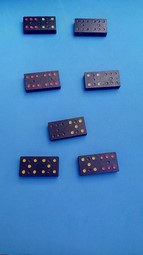
%> input picture praticas/projetoFinal_TuanyMariah/aquisicao/im (1).jpg, 143 x 255 px, given in place of img (1).jpg, which was not available
$ octave projetoFinal.m   (GNU Octave 9; MATLAB toolbox functions it lacks are replaced by stand-ins)
%> lines starting %> are read from the running program, lines starting %| are printed output that depends on the picture; in (x1, y1, x2, y2) boxes, pixels count from 0 and x2, y2 are one past the last pixel; in counts of white or black regions, pixels touching at a corner belong together; the program's own positions count from 1; pictures that were not available may be replaced by others from this repository, and a replacement may not be noted
### praticas/projetoFinal_TuanyMariah/codigo/aumentaBrilho.m
function B = aumentaBrilho(im)
  for i=1:size(im,1)
    for j=1:size(im,2)
     B(i,j,:) = im(i,j,:)-(im(i,j,:)* 0.5);
    endfor
  endfor
endfunction

### praticas/projetoFinal_TuanyMariah/codigo/separaAzul.m
function A = separaAzul(im)
  b = im(:,:,3);
  r = im(:,:,1);
  A = b-r;
endfunction

### praticas/projetoFinal_TuanyMariah/codigo/limiar.m
function l = limiar(his)
  %Pegando o segundo maior pico do histograma
  pico2 = 0;
  indicePico2 = 0; %indice do segundo maior pico encontrado
  for i=2:256
     if(his(i)>pico2)
        pico2 = his(i);
        indicePico2 = i;
   end
  end

  %Procurando o vale entre os dois picos do histograma
  vale = max(his); %valor do maior pico
  l = 0;
  for i=2:indicePico2
     if(his(i) < vale)
        vale = his(i);
        l = i;
    end
  end
endfunction

### praticas/projetoFinal_TuanyMariah/codigo/binariza.m
#{
function A = binariza(im,l)
  for i = 1: size(im, 1)
    for j = 1: size(im, 2)
      if im(i,j)>l
        A(i,j) = 1;
      else
        A(i,j) = 0;
      endif
    endfor
  endfor
endfunction
#}
function bin = binariza(im, indiceVale)
  bin = ~(im>indiceVale);
endfunction

### praticas/projetoFinal_TuanyMariah/codigo/erode.m
function C = erode(im)
  B = [1 1 1; 1 1 1; 1 1 1];
  C = im;
  for i=2:size(im,1)-1
    for j=2:size(im,2)-1
      if(im(i,j)==1) %se o pixel central da vizinhanca de A = 1, deve ser analizado
        vizA = [im(i-1,j-1) im(i-1,j) im(i-1,j+1);...
              im(i,j-1) im(i,j) im(i,j+1);...
              im(i+1,j-1) im(i+1,j) im(i+1,j+1)];
        if (sum(sum(vizA==B))!=9) % se todos os pixels sao iguais entre a vizinhancade A e B
          C(i,j)=0;
        end
      end
    end
  end

endfunction

### praticas/projetoFinal_TuanyMariah/codigo/separaObjetos.m
function imNova = separaObjetos(rotulo,vetor,qtdD)
  cont = 1;
  for k=2:qtdD+1
    for i=1:size(rotulo,1)
      for j=1:size(rotulo,2)
        if(vetor(k) == rotulo(i,j))
          imNova(i,j,cont) = 1;
        else
          imNova(i,j,cont) = 0;
        endif
      endfor
    endfor
    cont++;
  endfor
endfunction

### praticas/projetoFinal_TuanyMariah/codigo/segmentacao.m
function domino = segmentacao(dominocolorido,A,erodir0)
  domino = dominocolorido;
  for i = 1: size(A, 1)
    for j = 1: size(A, 2)
      if erodir0(i,j)==1
        domino(i,j,:) = dominocolorido(i,j,:);
      else
        domino(i,j,:) = 0;
      endif
    endfor
  endfor
endfunction

### praticas/projetoFinal_TuanyMariah/codigo/binarizacadapeca.m
function A = binarizacadapeca(recuperabolinhas, pSep)
  for i = 1: size(recuperabolinhas, 1)
    for j = 1: size(recuperabolinhas, 2)
      if recuperabolinhas(i,j) < 40 && pSep(i,j) == 1
        A(i,j) = 1;
      else
        A(i,j) = 0;
      endif
    endfor
  endfor
endfunction

### praticas/projetoFinal_TuanyMariah/codigo/dilata.m
function dilatacao = dilata(im)
  dilatacao = im;
  for i = 2: size(im,1)-1
      for j = 2: size(im,2)-1
        if(im(i,j) == 1)
          dilatacao(i+1, j-1) = 1;
          dilatacao(i, j-1) = 1;
          dilatacao(i-1, j-1) = 1;
          dilatacao(i+1, j) = 1;
          dilatacao(i-1, j) = 1;
          dilatacao(i+1, j+1) = 1;
          dilatacao(i, j+1) = 1;
          dilatacao(i-1, j+1) = 1;
        endif
      endfor
    endfor
endfunction

### praticas/projetoFinal_TuanyMariah/codigo/projetoFinal.m
clear all
close all
pkg load image
qtdTotal = 0;
descritores = [];
cont =1;
for k = 1:5
  nomeImagem = strcat('img (',num2str(k),').jpg');

  disp(':::: IMAGEM ::::')
  disp(k)
  dominocolorido = imread(strcat('C:\Users\Tuany Mariah\Desktop\aquisicaoDomino3\',nomeImagem));
%> dominocolorido is the input picture: size 255x143x3 uint8; mean R, G, B 71, 133.9, 192.5
  #figure('name','imagem domino original'), imshow(dominocolorido)

  B = aumentaBrilho(dominocolorido);
%> after the loop in aumentaBrilho, `for i=1:size(im,1)`:
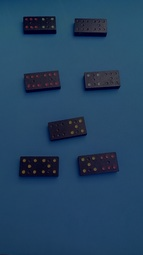
%> B: size 255x143x3 uint8; mean R, G, B 35.2, 66.7, 96
  #figure('name','imagem domino com o brilho aumentado em 50%'), imshow(B)

  saida = separaAzul(B);
%> in separaAzul, `A = b-r;`:
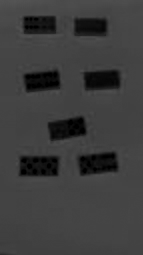
%> A: size 255x143 uint8; min 0, max 84, mean 60.8
  #dominocinza = rgb2gray(B);
  #figure('name','imagem domino em tons de cinza'), imshow(dominocinza)

  hist = imhist(saida);
%> hist = 256 values, max 6491 at index 69, min 0 at index 86, mean 142.4
  lim = limiar(hist);
%> the loop in limiar, `for i=2:256` made 255 passes
%> pico2 on passes 1, 2, 3, 4, 5, 6, 7, 8, 9, 16: 40, 44, 54, 56, 59, 108, 116, 175, 192, 201
%> after the loop in limiar, `for i=2:256`: indicePico2 = 69; pico2 = 6491
%> the loop in limiar, `for i=2:indicePico2` made 68 passes
%> vale on passes 1, 43, 45: 40, 33, 28
%> lim = 46

  A = binariza(saida,lim);
%> in binariza, `bin = ~(im>indiceVale);`:
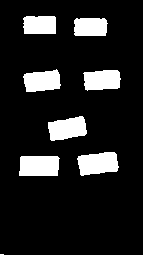
%> bin: size 255x143 logical; 13.1% white; 8 white regions (1 under 20 px), largest, box (x1, y1, x2, y2) and area: (77, 152, 119, 176) 778, (19, 156, 60, 176) 778, (48, 116, 87, 141) 716
  #figure('Name','Imagem Binaria'), imshow(A, [0 1])

  erodir0 = erode(A);
%> after the loop in erode, `for i=2:size(im,1)-1`:
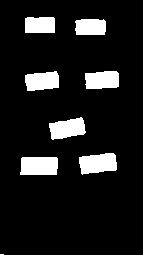
%> C: size 255x143 logical; 10.8% white; 8 white regions (1 under 20 px), largest, box (x1, y1, x2, y2) and area: (20, 157, 58, 175) 661, (79, 153, 117, 175) 650, (49, 117, 86, 140) 592
%> after the loop in erode, `for i=2:size(im,1)-1`: vizA = [true true true; true true false; false false false]
  #figure('name','imagem domino erodida 0x'), imshow(erodir0)

  erodir1 = erode(erodir0);
%> after the loop in erode (call 2), `for i=2:size(im,1)-1`:
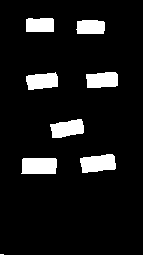
%> C: size 255x143 logical; 8.9% white; 8 white regions (1 under 20 px), largest, box (x1, y1, x2, y2) and area: (21, 158, 57, 174) 553, (80, 154, 116, 173) 535, (50, 119, 84, 138) 476
%> after the loop in erode (call 2), `for i=2:size(im,1)-1`: vizA = [true true true; false true false; false false false]
  #figure('name','imagem domino erodida 1x'), imshow(erodir1)

  [rotulo,qtdD] = bwlabel(erodir1); #rotular e contar objetos
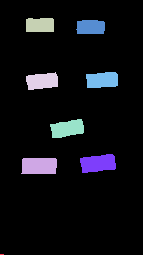
%> rotulo: size 255x143 double; 9 distinct labels, from 0 to 8; one colour per label, 0 black
%> qtdD = 8
  figure('name','Objetos')
  imshow(rotulo,[]);

  colormap(jet), colorbar;
  vetor = unique(rotulo);
%> vetor = [0; 1; 2; 3; 4; 5; 6; 7; 8]
  title([strcat('Quantidade de Pecas: ',int2str(qtdD))])
  pSep = separaObjetos(rotulo,vetor,qtdD);#separa objetos
%> the loop in separaObjetos, `for k=2:qtdD+1` made 8 passes
  teste = regionprops(pSep);
%> teste = 1 region; Area and Centroid: 3229 [69 104 5]
  #disp(teste);
  #disp('Quantidade de Domino')
  #disp(qtdD)
  descritores = zeros(qtdD,1);

  domino = segmentacao(B, A, erodir1);#segmenta todas as pecas da imagem
  figure('name','imagem domino segmentada'), imshow(domino)

  #o for abaixo serve para printar todas as imagens separadas
  for i=1:qtdD
   #disp(i);
   #figure(i), imshow(pSep(:,:,i))
  endfor
%> this loop made 8 passes

  #segmentacao das imagens separadas, para "recuperar" as bolinhas de cada peca
  for i=1:qtdD
   recuperabolinhas = segmentacao(B, A, pSep(:,:,i));#segmenta
   figure('name','imagem domino separada e segmentada para a recuperacao das bolinhas'), imshow(recuperabolinhas)

   #colocando as imagens separadas e segmentadas em tons de cinza
   #bolinhascinza = rgb2gray(recuperabolinhas);
   #figure('name','imagem domino separada e segmentada em tons de cinza'), imshow(bolinhascinza)

   #binarizando cada peca

   bolinhasbw = binarizacadapeca(recuperabolinhas,pSep(:,:,i));
   #figure('name','imagem domino separada e segmentada binarizada'), imshow(bolinhasbw, [0 1])

   #dilatando cada peca cada peca
   dilatacaobolinha = dilata(bolinhasbw);
   #figure('name','imagem domino separada dilatada 1 vez'), imshow(dilatacaobolinha)

   erodirboliha = erode(dilatacaobolinha);
   #figure('name','imagem domino separada e erodida 1 vez'), imshow(dilatacaobolinha)

   erodirboliha1 = erode(erodirboliha);
   #figure('name','imagem domino separada e erodida 2 vez'), imshow(erodirboliha1)

   erodirboliha2 = erode(erodirboliha1);
   #figure('name','imagem domino separada e erodida 3 vez'), imshow(erodirboliha2)

   erodirboliha3 = erode(erodirboliha2);
   figure('name','imagem domino separada e erodida 4 vez'), imshow(erodirboliha3)

   [rotuloP,qtdP] = bwlabel(erodirboliha3); #rotular e contar objetos
   #disp('Quantidade Total de Bolinhas')
   qtdP1 = qtdP - 2;
   #disp(qtdP1)
   figure('name','Bolinhas do Domino')
   imshow(rotuloP,[]);
   colormap(jet), colorbar;
   title([strcat('Quantidade de Bolinhas: ',int2str(qtdP1))])

   if qtdP1 == 1
     disp('A sua peca eh uma 1x0')
   elseif qtdP1 == 2
     disp('A sua peca pode ser uma 1x1 ou 2x0')
   elseif qtdP1 == 3
     disp('A sua peca pode ser uma 1x2 ou 0x3 ')
   elseif qtdP1 == 4
     disp('A sua peca pode ser uma 3x1, 0x4 ou 2x2')
   elseif qtdP1 == 5
     disp('A sua peca pode ser uma 0x5, 4x1 ou 2x3')
   elseif qtdP1 == 6
     disp('A sua peca pode ser uma 1x5,3x3,0x6 ou 4x2,')
   elseif qtdP1 == 7
     disp('A sua peca pode ser uma 2x5,6x1 ou 4x3')
   elseif qtdP1 == 8
     disp('A sua peca pode ser uma 5x3, 6x2 ou 4x4')
   elseif qtdP1 == 9
     disp('A sua peca pode ser uma 4x5 ou 6x3')
   elseif qtdP1 == 10
     disp('A sua peca pode ser uma 5x5 ou 6x4')
   elseif qtdP1 == 11
     disp('A sua peca eh uma 6x5')
   elseif qtdP1 == 12
     disp('A sua peca eh uma 6x6')
   else
     disp('A sua peca eh uma 0x0')
   endif
   #saida = strcat('saida (',num2str(i),').jpg');
   #imwrite(rotuloP, strcat('C:\Users\Tuany Mariah\Desktop\aquisicaoDomino3\saida\',saida))


   descritores(cont,1) = qtdP1;
   cont++;
  endfor
%> this loop made 8 passes
%> (qtdP, qtdP1) on passes 1 to 8: (1, -1), (1, -1), (1, -1), (0, -2), (1, -1), (0, -2), (1, -1), (0, -2)
%| A sua peca eh uma 0x0
%| A sua peca eh uma 0x0
%| A sua peca eh uma 0x0
%| A sua peca eh uma 0x0
%| A sua peca eh uma 0x0
%| A sua peca eh uma 0x0
%| A sua peca eh uma 0x0
%| A sua peca eh uma 0x0
%> pass 2, `title([strcat('Quantidade de Bolinhas: ',int2str(qtdP1))])`:
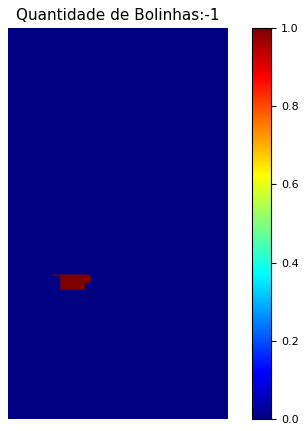
%> figure redrawn from the program's plot data
%> after the loop, descritores = [-1; -1; -1; -2; -1; -2; -1; -2]

  qtdTotal = qtdTotal + qtdD;
%> qtdTotal = 8

endfor
%> pass 2 of the loop `for k = 1:5`:
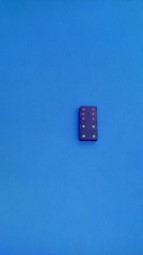
%> input picture praticas/projetoFinal_TuanyMariah/aquisicao/im (10).jpg, 143 x 255 px, given in place of img (2).jpg, which was not available
%> dominocolorido is the input picture: size 255x143x3 uint8; mean R, G, B 43.3, 128.6, 209.8
%> after the loop in aumentaBrilho (call 2), `for i=1:size(im,1)`:
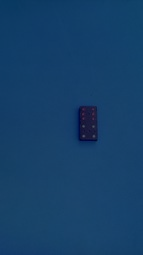
%> B: size 255x143x3 uint8; mean R, G, B 21.4, 64, 104.7
%> in separaAzul (call 2), `A = b-r;`:
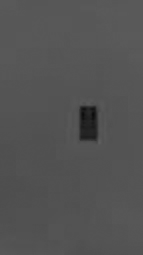
%> A: size 255x143 uint8; min 12, max 94, mean 83.3
%> hist = 256 values, max 5362 at index 85, min 0 at index 1, mean 142.4
%> the loop in limiar (call 2), `for i=2:256` made 255 passes
%> pico2 on passes 12, 13, 15, 17, 20, 21, 27, 28: 1, 3, 4, 6, 7, 9, 12, 21
%> the loop in limiar (call 2), `for i=2:indicePico2` made 84 passes
%> (vale, l) on pass 1: (0, 2)
%> lim = 2
%> bin: size 255x143 logical; every value is 0
%> rotulo: size 255x143 double; every value is 0
%> qtdD = 0
%> (the run ends here)
